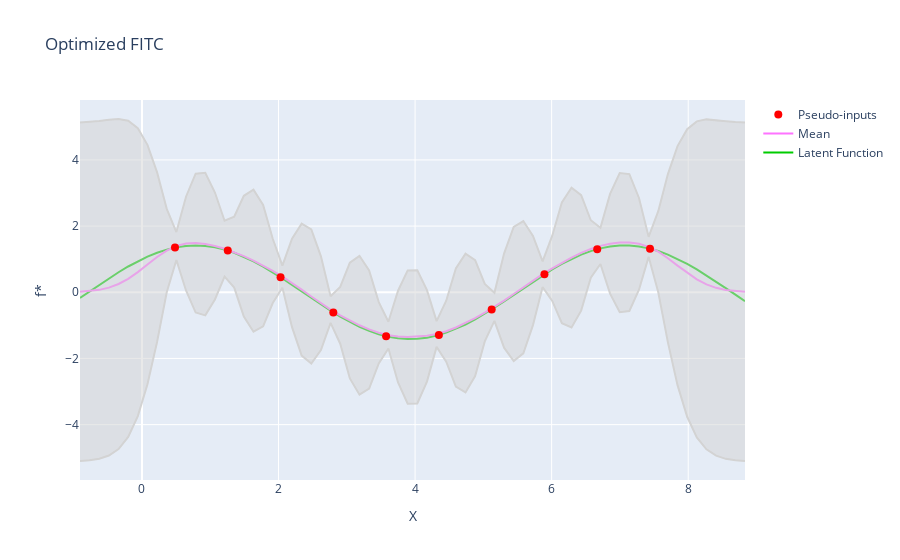

The code cell stored with this chart in its notebook:
### Code cell
model4.optimize(iteration=200, learning_rate=0.01)
mean4_opt, cov4_opt = model4.predict(X_pred.clone())

visualize(X_pred, f, mean4_opt, cov4_opt, p_inputs=model4.pseudo_inputs, title="Optimized FITC")
